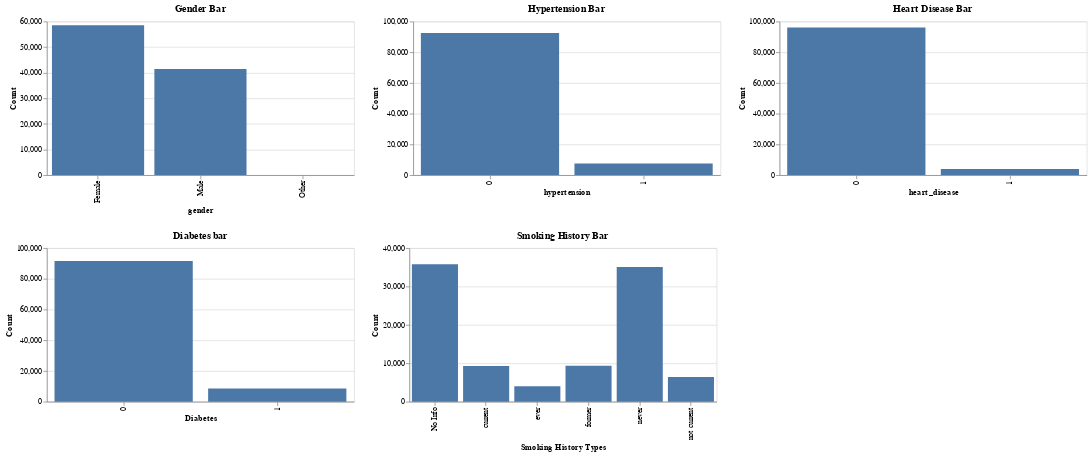

Here is the notebook cell this chart was saved with:
### Markdown cell above
These test scores indicate that each of our models are likely to generalize well to new, unseen data. The numerical only model seems to perform slightly better compared to our optimized feature set, however both models seem to perform well.

### Code cell
top_row = alt.hconcat(gender_bar, hypertension_bar, heart_disease_bar)
bottom_row = alt.hconcat(diabetes_bar, smoking_history_bar)
final_layout = alt.vconcat(top_row, bottom_row)

final_layout

### Figure 1 — Vega-Lite specification as saved in the notebook (floating-point values rounded to 4 significant figures)
{"config": {"view": {"continuousWidth": 400, "continuousHeight": 300}}, "vconcat": [{"hconcat": [{"data": {"name": "data-944cbbce9a303425e195b470b146f0f3"}, "mark": "bar", "encoding": {"x": {"field": "gender", "title": "gender", "type": "nominal"}, "y": {"field": "count", "title": "Count", "type": "quantitative"}}, "height": 200, "title": "Gender Bar", "width": 400}, {"data": {"name": "data-89018f585ec1606e000a455748e9881d"}, "mark": "bar", "encoding": {"x": {"field": "hypertension", "title": "hypertension", "type": "nominal"}, "y": {"field": "count", "title": "Count", "type": "quantitative"}}, "height": 200, "title": "Hypertension Bar", "width": 400}, {"data": {"name": "data-f4a4560be21a74014cf708dc68721d26"}, "mark": "bar", "encoding": {"x": {"field": "heart_disease", "title": "heart_disease", "type": "nominal"}, "y": {"field": "count", "title": "Count", "type": "quantitative"}}, "height": 200, "title": "Heart Disease Bar", "width": 400}]}, {"hconcat": [{"data": {"name": "data-9c4b59450eb53d6d7795595a6e4757c6"}, "mark": "bar", "encoding": {"x": {"field": "diabetes", "title": "Diabetes", "type": "nominal"}, "y": {"field": "count", "title": "Count", "type": "quantitative"}}, "height": 200, "title": "Diabetes bar", "width": 400}, {"data": {"name": "data-353ddb5faa716738adb3c919536feb1a"}, "mark": "bar", "encoding": {"x": {"field": "smoking_history", "title": "Smoking History Types", "type": "nominal"}, "y": {"field": "count", "title": "Count", "type": "quantitative"}}, "height": 200, "title": "Smoking History Bar", "width": 400}]}], "$schema": "https://vega.github.io/schema/vega-lite/v4.17.0.json", "datasets": {"data-944cbbce9a303425e195b470b146f0f3": [{"gender": "Female", "count": 58552}, {"gender": "Male", "count": 41430}, {"gender": "Other", "count": 18}], "data-89018f585ec1606e000a455748e9881d": [{"hypertension": 0, "count": 92515}, {"hypertension": 1, "count": 7485}], "data-f4a4560be21a74014cf708dc68721d26": [{"heart_disease": 0, "count": 96058}, {"heart_disease": 1, "count": 3942}], "data-9c4b59450eb53d6d7795595a6e4757c6": [{"diabetes": 0, "count": 91500}, {"diabetes": 1, "count": 8500}], "data-353ddb5faa716738adb3c919536feb1a": [{"smoking_history": "No Info", "count": 35816}, {"smoking_history": "never", "count": 35095}, {"smoking_history": "former", "count": 9352}, {"smoking_history": "current", "count": 9286}, {"smoking_history": "not current", "count": 6447}, {"smoking_history": "ever", "count": 4004}]}}
